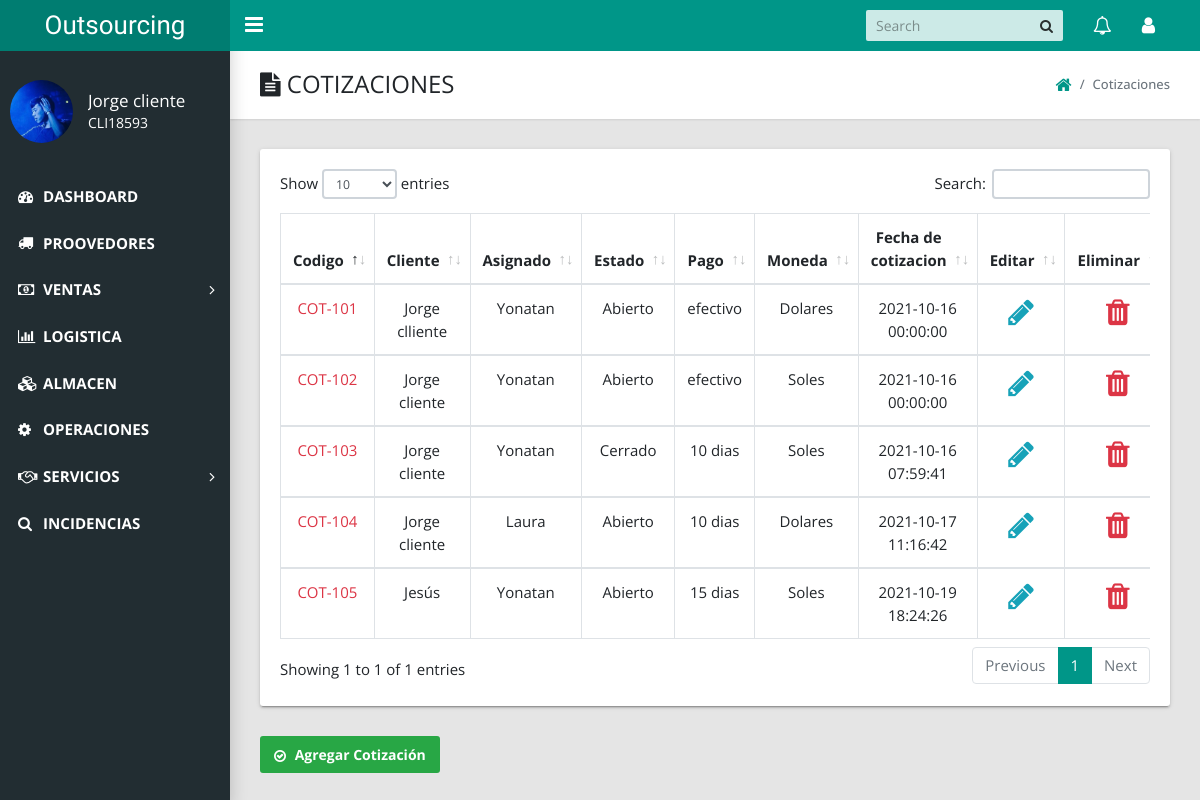
Before: /admin/index.php?action=view_cotizacion (signed in) with the older database file.
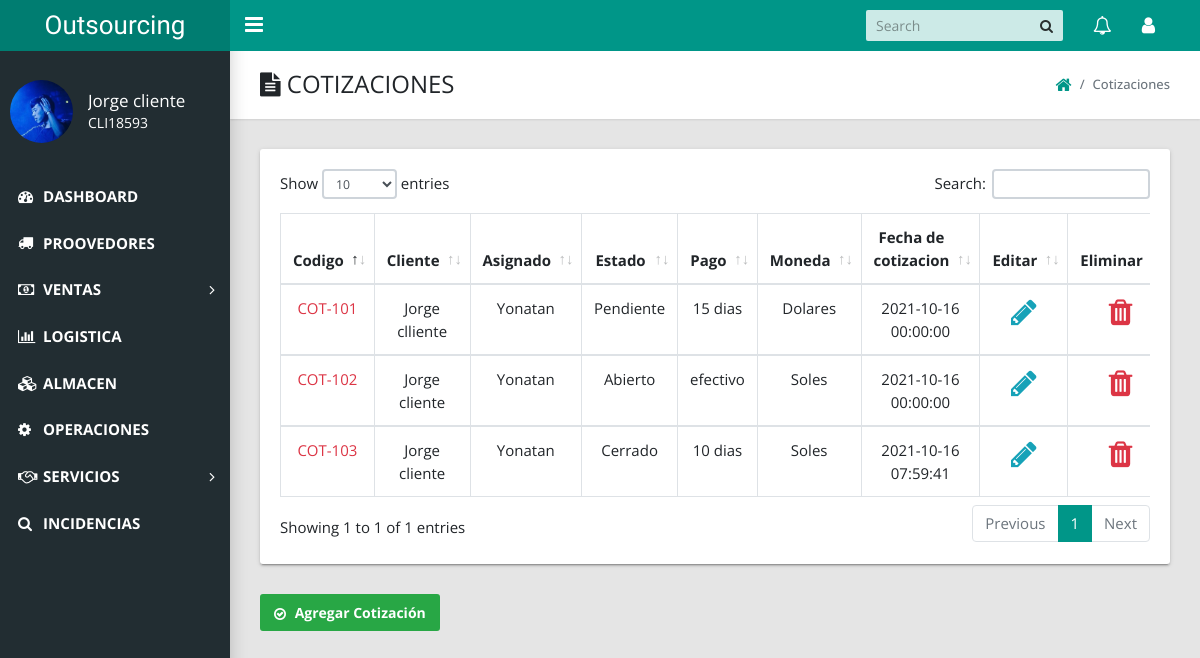
After: the same page with the newer database file.
### tables this page shows
CREATE TABLE `cotizacion` (
  `cot_id` int(11) NOT NULL,
  `cot_codigo` varchar(20) NOT NULL,
  `cot_cliente` varchar(50) NOT NULL,
  `cot_asignado` varchar(50) NOT NULL,
  `cot_estado` varchar(50) NOT NULL,
  `cot_pago` varchar(20) NOT NULL,
  `cot_moneda` varchar(20) NOT NULL,
  `cot_entrega` varchar(20) NOT NULL,
  `cot_expira` varchar(20) NOT NULL,
  `cot_direccion` varchar(100) NOT NULL,
  `cot_condicion` text NOT NULL,
  `cot_pie` varchar(50) NOT NULL,
  `cot_fecha` datetime NOT NULL DEFAULT current_timestamp()
);

### admin/includes/cotizaciones/ver_cotizaciones.php (the view, shortened to what this page needs)
<link href="styles/main.css" type="text/css" rel="stylesheet">
<?php if($_SESSION['role'] != 7 AND $_SESSION['role'] != 17 AND $_SESSION['role'] != 5 ){
echo "<script>alert('No puedes acceder acá ')</script>";
echo "<script>window.open('index.php?logged_in=Logueaste%20correctamente!','_self')</script>";
}else{ ?>
    <main class="app-content">
      <div class="app-title">
        <div>
          <h1><i class="fa fa-file-text"></i> COTIZACIONES</h1>
        </div>
        <ul class="app-breadcrumb breadcrumb side">
          <li class="breadcrumb-item"><a href="index.php?logged_in=Logueaste%20correctamente!"><i class="fa fa-home fa-lg"></i></a></li>
          <li class="breadcrumb-item active">Cotizaciones</li>
        </ul>
      </div>
      <div class="row" style="font-size: 15px;">
        <div class="col-md-12">
          <div class="tile">
            <div class="tile-body">
              <form action="" method="post" enctype="multipart/form-data" >
              <div class="table-responsive">
              <table class="table table-hover table-bordered" id="sampleTable">
                  <thead align="center">
                    <tr>
                      <th>Codigo </th>
                      <th>Cliente</th>
                      <th>Asignado</th>
                      <th>Estado</th>
                      <th>Pago</th>
                      <th>Moneda</th>
                      <th>Fecha de cotizacion</th>
                      <th>Editar</th>
                      <th>Eliminar</th>
                    </tr>
                  </thead>
                  <?php
                  $all_cot = mysqli_query($conexion,"select * from cotizacion order by cot_id ");
                  $i = 1;
                  while($row=mysqli_fetch_array($all_cot)){
                    ?>
                    <tbody align="center">
                      <tr>
                       <td  ><a href="index.php?action=view_cotizacion_id&cot_codigo=<?php echo $row['cot_codigo'];?>"style="color:#dc3545;"><?php echo $row['cot_codigo']; ?></a></td>
                       <td><?php echo $row['cot_cliente']; ?></td>
                       <td><?php echo $row['cot_asignado']; ?></td>
                       <td><?php echo $row['cot_estado']; ?></td>
                       <td><?php echo $row['cot_pago']; ?></td>
                       <td><?php echo $row['cot_moneda']; ?></td>
                       <td><?php echo $row['cot_fecha']; ?></td>
                           <td class="delete"><a href="index.php?action=edit_cotizacion&ruc=<?php echo $row['cot_codigo']; ?>" ><i class="fa fa-pencil fa-2x" aria-hidden="true"></i></a></td>
                           <td class="delete"><a href="index.php?action=view_cotizacion&delete_cotizacion=<?php echo $row['cot_id']; ?>" onclick="return confirm('Estas seguro de eliminar que quieres eliminar  a este empleado?');"><i class="fa fa-trash fa-2x" aria-hidden="true"></i></a></td>
                      </tr>
                    </tbody>
                    <?php $i++;}  ?>
                  </table>
                </div>
              </form>
            </div>
          </div>
        </div>
      </div>
      <a href="index.php?action=add_cotizacion" class="btn btn-success"><i class="fa fa-check-circle-o" aria-hidden="true"></i>  Agregar Cotización</a>
 </main>
<?php } ?>

Changed rows visible on the page:
removed cotizacion: cot_codigo "COT-104", cot_cliente "Jorge cliente", cot_asignado "Laura", cot_estado "Abierto", cot_pago "10 dias", cot_moneda "Dolares", cot_fecha "2021-10-17 11:16:42"
removed cotizacion: cot_codigo "COT-105", cot_cliente "Jesús", cot_asignado "Yonatan", cot_estado "Abierto", cot_pago "15 dias", cot_moneda "Soles", cot_fecha "2021-10-19 18:24:26"
changed cotizacion "COT-101": cot_estado "Abierto" → "Pendiente"; cot_pago "efectivo" → "15 dias"
